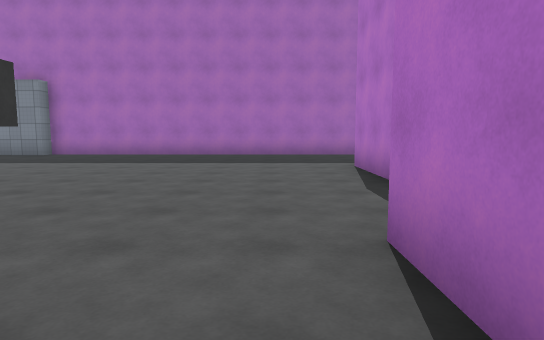
view 1 (above)

24 first-person views from a walk through a scene from a Unity 3-D project. The camera is 1.4 m above the floor, tilts 6° down and sees 75° across. The floor is counted in squares, 2 m on a side. Each view is taken from the middle of a square. On the plan, view 1 faces up. The plan holds only what a view shows up to about 11 squares ahead; the rest is blank. The place goes on beyond the plan. The player is left out. Surface patterns are stand-ins for the level's own textures.

view 2
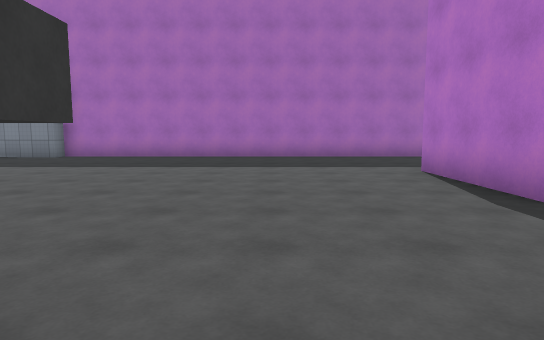

view 3
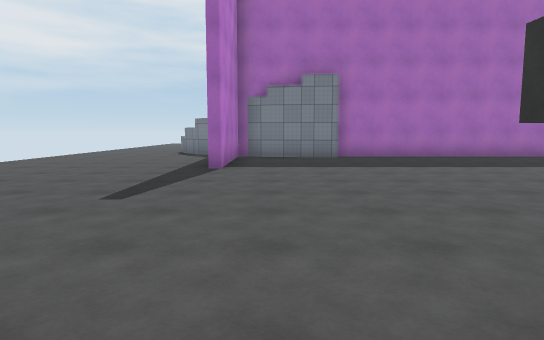

view 4
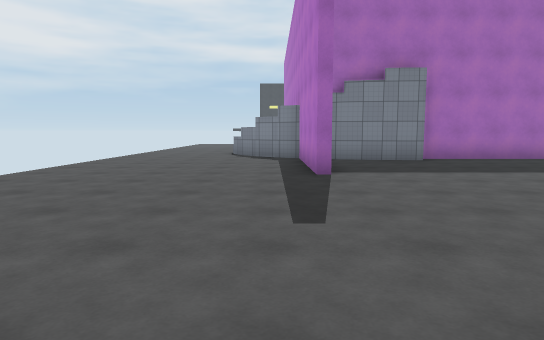

view 5
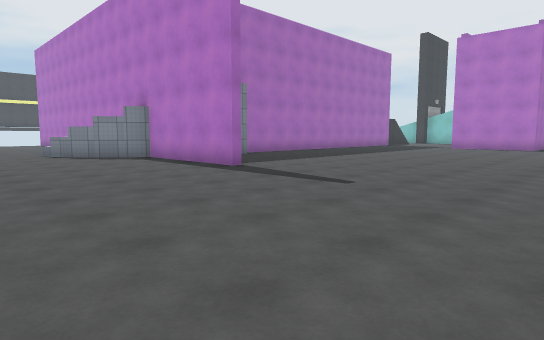

view 6
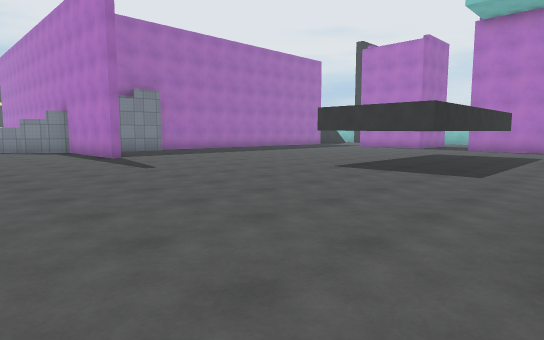

view 7
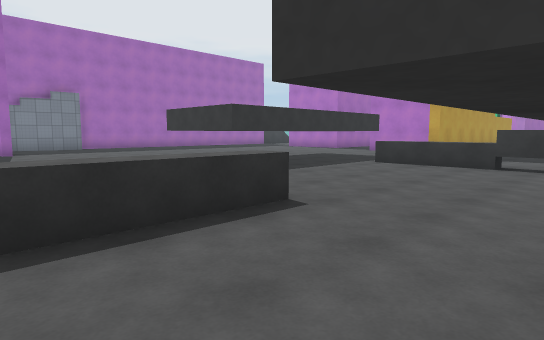

view 8
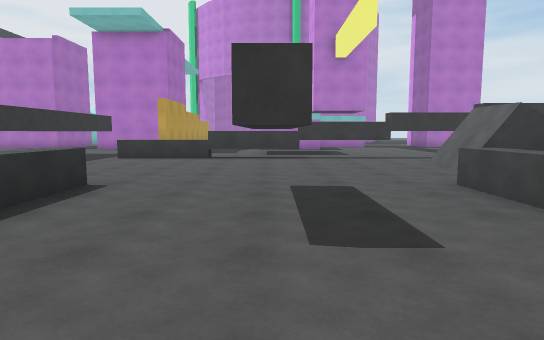

view 9
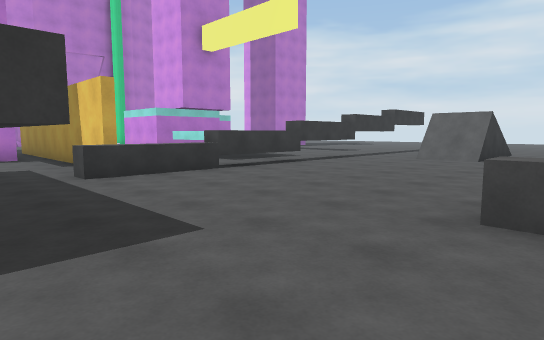

view 10
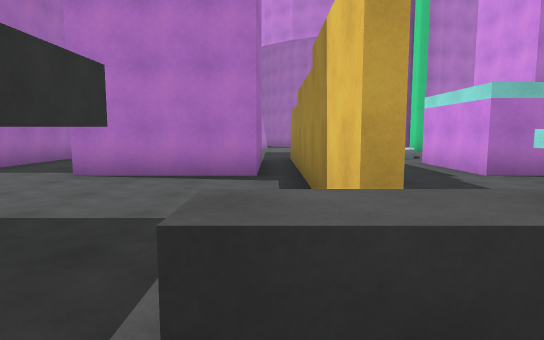

view 11
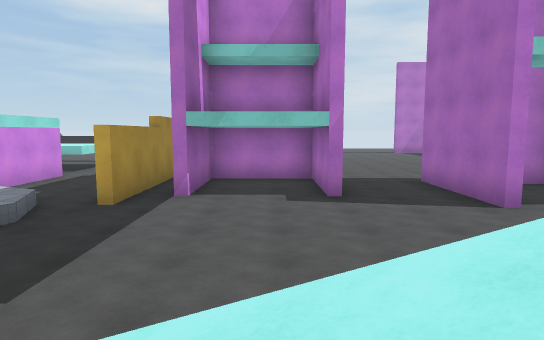

view 12
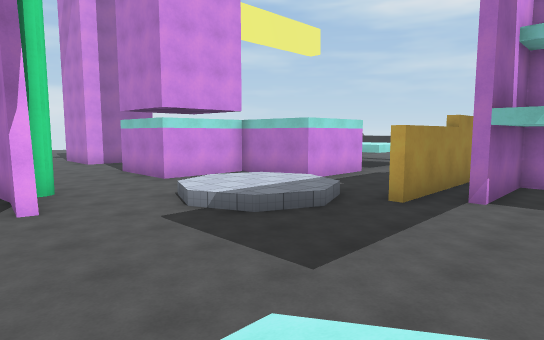

view 13
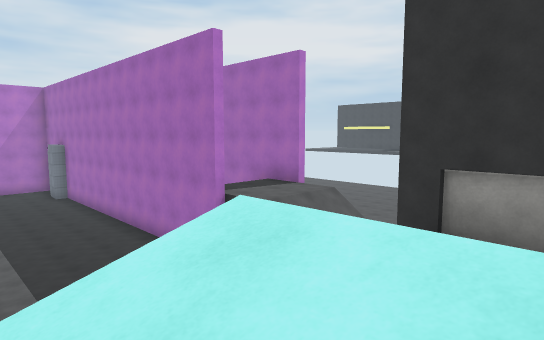

view 14
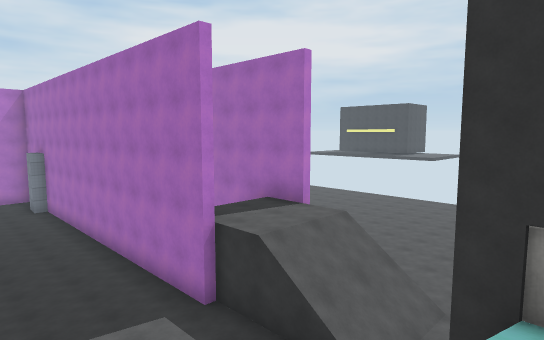

view 15
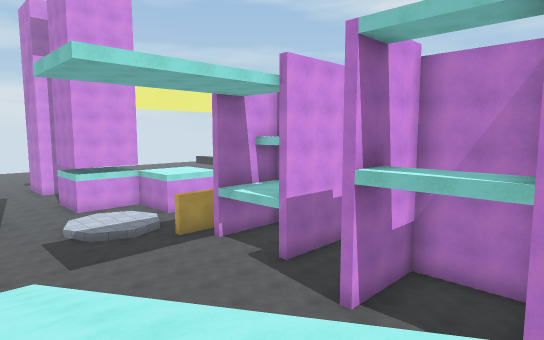

view 16
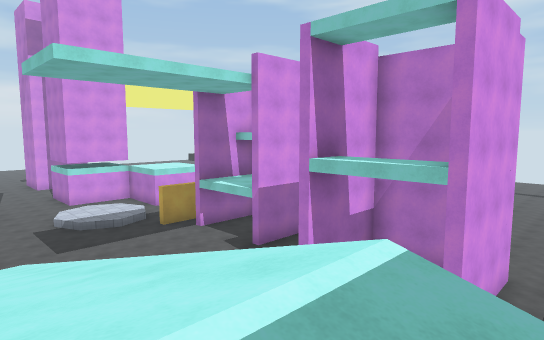

view 17
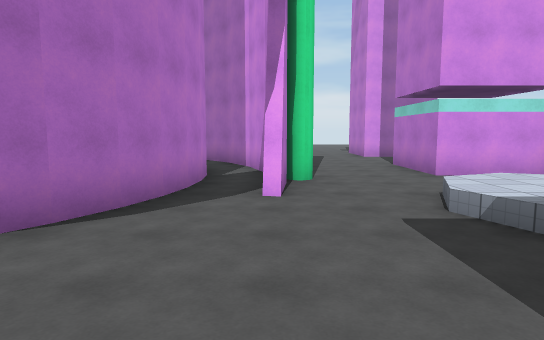

view 18
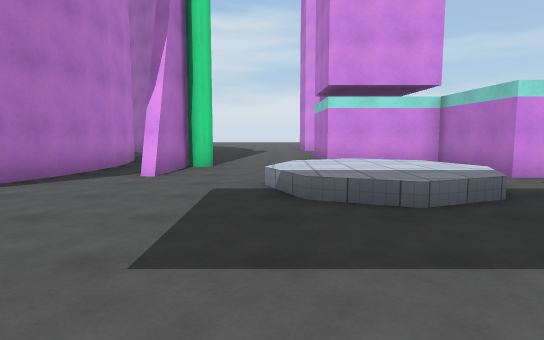

view 19
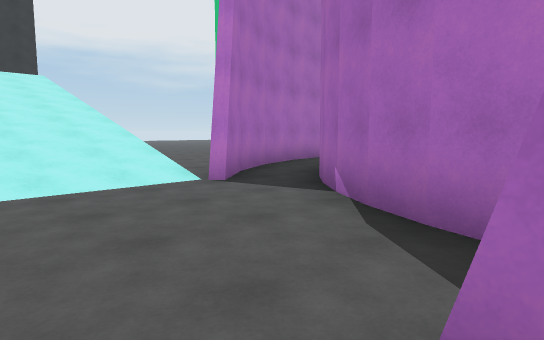

view 20
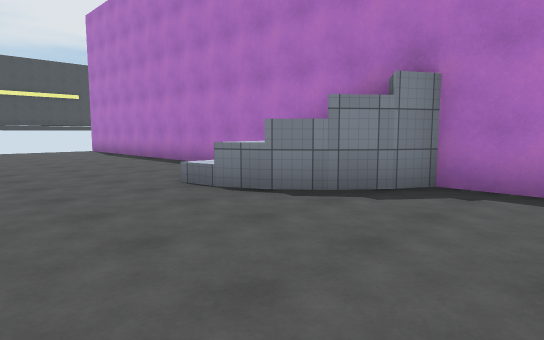

view 21
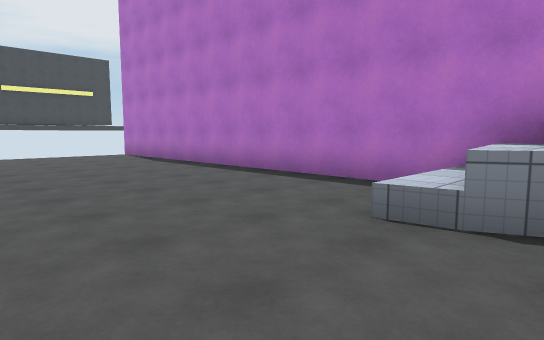

view 22
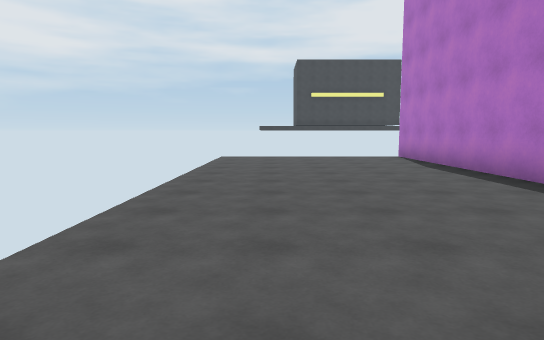

view 23
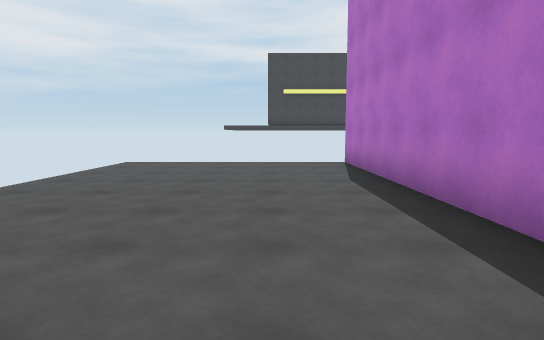

view 24
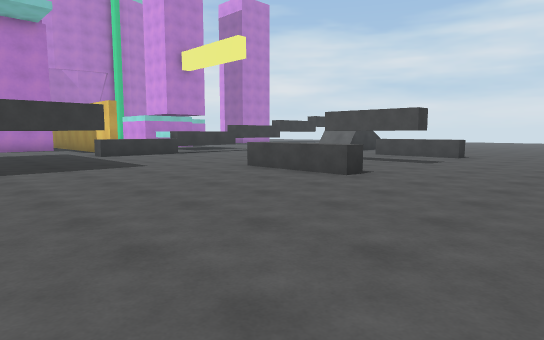

### Floor plan
Key: @ floor where view 1 was taken; # wall or solid block; x gap in a wall; . main floor; : floor 0.5 m higher than the main floor; + floor 3 m higher than the main floor; / step, stairs or slope; ^ raised ledge; T thing the floor can be seen under or through.
Columns run from 15 left of view 1 to 11 right of it. Each row starts with its distance up from view 1.
 25      #
 24 .....#
 23 .....#
 22 .....#
 21 .....#
 20 .....#
 19 .....#              ..
 18 .....#             ...
 17 .....#             ...
 16 .....#              ...
 15 .....#               ..
 14 ...^^^          ###+///
 13 ...###            ++///
 12 .....##############+///##
 11 .....#...............   /
 10 .....#..............    /
  9 .....#.............     //
  8 .....#.............     ///
  7 .................###    ///
  6 .................#...   ///
  5 .................###.   ///
  4 ......................  ///
  3 ....................... ///
  2 ........#    #..###.... ///
  1 ........######..#.......///
  0 ...............@#.......///
 -1 ...........^....###......./
 -2  ...^^.....^x#######.......
 -3  ..........^........::/....
 -4  ..........^......./::/...#
 -5  ...##.....^.^^.###.//..#.#
 -6  ..........T.     #  ...#.#
 -7  ..........T.     ###...#.#
 -8   ..^^.....#.       #...#.#
 -9   ..    ##.#.       #...###
-10          x #         ... #
-11                      ..

Where each view was taken, in squares from view 1:
view 1: 0 up, 0 right, facing up
view 2: 1 up, 1 left, facing up
view 3: 1 up, 9 left, facing up
view 4: 2 up, 11 left, facing up
view 5: 2 up, 15 left, facing up-right
view 6: 2 down, 14 left, facing up-right
view 7: 5 down, 12 left, facing up-right
view 8: 5 down, 14 left, facing right
view 9: 1 up, 10 left, facing down-right
view 10: 1 down, 5 left, facing right
view 11: 1 up, 10 right, facing left
view 12: 1 up, 10 right, facing down-left
view 13: 7 up, 10 right, facing up-left
view 14: 8 up, 9 right, facing up-left
view 15: 8 up, 10 right, facing down-left
view 16: 9 up, 10 right, facing down-left
view 17: 0 up, 9 right, facing down
view 18: 1 up, 7 right, facing down
view 19: 5 down, 8 right, facing up-right
view 20: 10 up, 15 left, facing up-right
view 21: 13 up, 15 left, facing up-right
view 22: 14 up, 14 left, facing up
view 23: 16 up, 12 left, facing up
view 24: 3 up, 15 left, facing down-right
